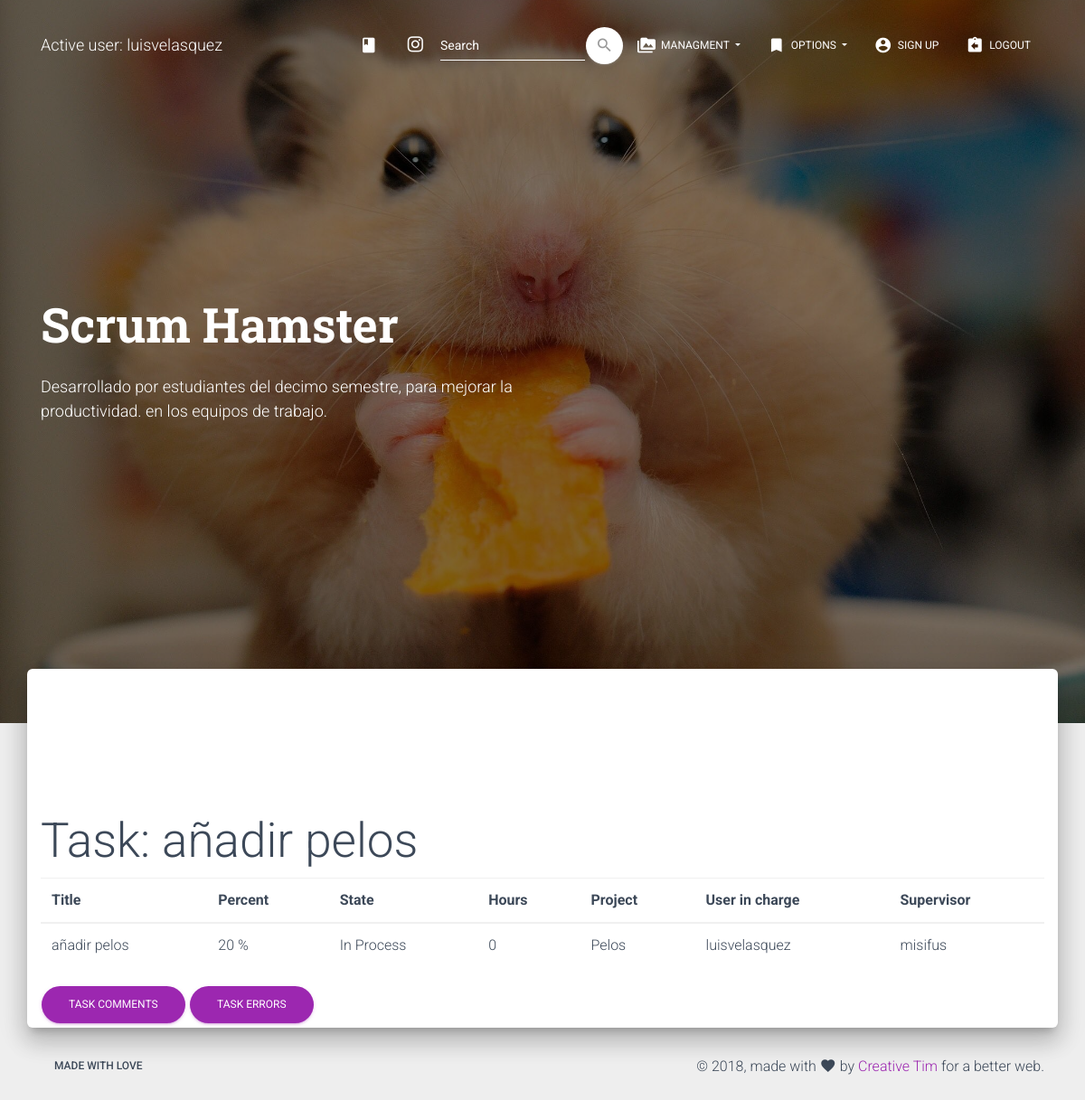
The page /view_task/1/ (signed in) on the database its author committed.
### modules/models.py (models this page shows, shortened)
class task(models.Model):
    title = models.CharField(max_length = 50)
    percent = models.PositiveSmallIntegerField()
    state_choices = (
		('Not Started', 'Not Started'),
		('In Process', 'In Process'),
		('Finished', 'Finished'),
		)
    state = models.CharField(
		max_length = 12,
		choices = state_choices,
		default = 'Not Started',
		)
    hours = models.PositiveSmallIntegerField()
    project_id = models.ForeignKey(project, on_delete = models.CASCADE)
    user_in_charge = models.ForeignKey(User, on_delete = models.CASCADE, related_name = 'in_charge')
    user_supervisor = models.ForeignKey(User, on_delete = models.CASCADE, related_name = 'supervisor')

class project(models.Model):
    name = models.CharField(max_length = 75)
    percent = models.PositiveSmallIntegerField()
    created_at = models.DateField(auto_now_add = True)
    file = models.URLField(blank = True)
    client_id = models.ForeignKey(client, on_delete = models.CASCADE)
    def __str__(self):
        return '%s' % (self.name)

### modules/views.py (the view)
# urls.py: path('view_task/<int:id>/', view_task, name = 'view_task'),
@login_required
def view_task(request, id):
    data = task.objects.get(id = id)
    return render(request, 'task/view.html', {'data': data})

### modules/templates/task/view.html
{% extends 'base.html' %}
{% block content %}
<h1>Task: {{ data.title }}</h1>
<table class="table">
	<thead>
		<th>Title</th>
		<th>Percent</th>
		<th>State</th>
		<th>Hours</th>
		<th>Project</th>
		<th>User in charge</th>
		<th>Supervisor</th>
	</thead>
	<tr>
		<td>{{ data.title }} </td>
		<td>{{ data.percent }} %</td>
		<td>{{ data.state }}</td>
		<td>{{ data.hours }}</td>
		<td>{{ data.project_id }}</td>
		<td>{{ data.user_in_charge }}</td>
		<td>{{ data.user_supervisor }}</td>
	</tr>
</table>
<a href="{% url 'task_comments' data.id %}" class="btn btn-primary btn-round">Task comments</a>
<a href="{% url 'task_errors' data.id %}" class="btn btn-primary btn-round">Task errors</a>
{% endblock %}

### modules/templates/base.html (shortened to what this page needs)
<!DOCTYPE html>
<html lang="en">
{% load static %}
<head>
  <link rel="stylesheet" href="https://maxcdn.bootstrapcdn.com/font-awesome/latest/css/font-awesome.min.css">
  <link href="{% static 'css/material-kit.css' %}" rel="stylesheet" />
  <link href="{% static 'demo/demo.css' %}" rel="stylesheet" />
</head>
<body class="landing-page sidebar-collapse">
  <nav class="navbar navbar-transparent navbar-color-on-scroll fixed-top navbar-expand-lg" color-on-scroll="100" id="sectionsNav">
    <div class="container">
      <div class="navbar-translate">
        {% if user.is_active %}
        <a class="navbar-brand" href="{% url 'index' %}">
          Active user: {{ user.username }} </a>
          {% endif %}
      </div>
      <div class="collapse navbar-collapse">
        <ul class="navbar-nav ml-auto">
          <li class="nav-item">
            <a class="nav-link" rel="tooltip" title="" data-placement="bottom" href="https://www.instagram.com/luis17velasquez/?hl=en" target="_blank" data-original-title="opent the CRM">
              <i class="material-icons">class</i>
            </a>
          </li>
          <li class="nav-item">
            <a class="nav-link" rel="tooltip" title="" data-placement="bottom" href="https://www.instagram.com/luis17velasquez/?hl=en" target="_blank" data-original-title="Follow us on Instagram">
              <i class="fa fa-instagram"></i>
            </a>
          </li>
          <li>
          <form class="form-inline ml-auto" method="POST" action ="{% url 'buscar_cliente' %}">{% csrf_token %}
              <div class="form-group has-white">
                <input type="text" class="form-control" placeholder="Search" name="buscalo">
              </div>
              <button type="submit" class="btn btn-white btn-just-icon btn-round">
                  <i class="material-icons">search</i>
              </button>
          </form>
          </li>
          {% if user.is_active %}
          <li class="dropdown nav-item">
            <a href="#" class="dropdown-toggle nav-link" data-toggle="dropdown">
              <i class="material-icons">perm_media</i> Managment
            </a>
          </li>
          <li class="dropdown nav-item">
            <a href="#" class="dropdown-toggle nav-link" data-toggle="dropdown">
              <i class="material-icons">bookmark</i> Options
            </a>
          </li>
          {% endif %}
           {% if user.is_active %}
           <li class="nav-item">
            <a class="nav-link" href="{% url 'signup' %}" onclick="scrollToDownload()">
              <i class="material-icons">account_circle</i> Sign up
            </a>
          </li>
          <li class="nav-item">
            <a class="nav-link" href="{% url 'logout' %}" onclick="scrollToDownload()">
              <i class="material-icons">assignment_return</i> Logout
            </a>
          </li>
          {% endif %}
        </ul>
      </div>
    </div>
  </nav>
  <div class="page-header header-filter" data-parallax="true" style="background-image: url('{% static 'img/profile_city.jpg' %}')">
    <div class="container">
      <div class="row">
        <div class="col-md-6">
          <h1 class="title">Scrum Hamster</h1>
          <h4>Desarrollado por estudiantes del decimo semestre, para mejorar la productividad. en los equipos de trabajo.</h4>
          <br>
        </div>
      </div>
    </div>
  </div>
  <div class="main main-raised">
    <div class="container">
      <div class="section text-center">
      </div>
      {% block content %}
      {% endblock %}
    </div>
  </div>
  <footer class="footer footer-default">
    <div class="container">
      <nav class="float-left">
        <ul>
          <li>
            <a href="#">
              made with love
            </a>
          </li>
        </ul>
      </nav>
      <div class="copyright float-right">
        &copy;
        , made with <i class="material-icons">favorite</i> by
        <a href="https://www.creative-tim.com" target="_blank">Creative Tim</a> for a better web.
      </div>
    </div>
  </footer>
</body>
</html>

### modules/static/demo/demo.css (style rules this page uses)
.title { margin-top: 30px; min-height: 32px; }

### rows shown on the page
task: title "añadir pelos", percent "20", state "In Process", hours "0", project_id "Pelos", user_in_charge "luisvelasquez", user_supervisor "misifus"

### other values the page prints
{{ user.username }} "luisvelasquez"
